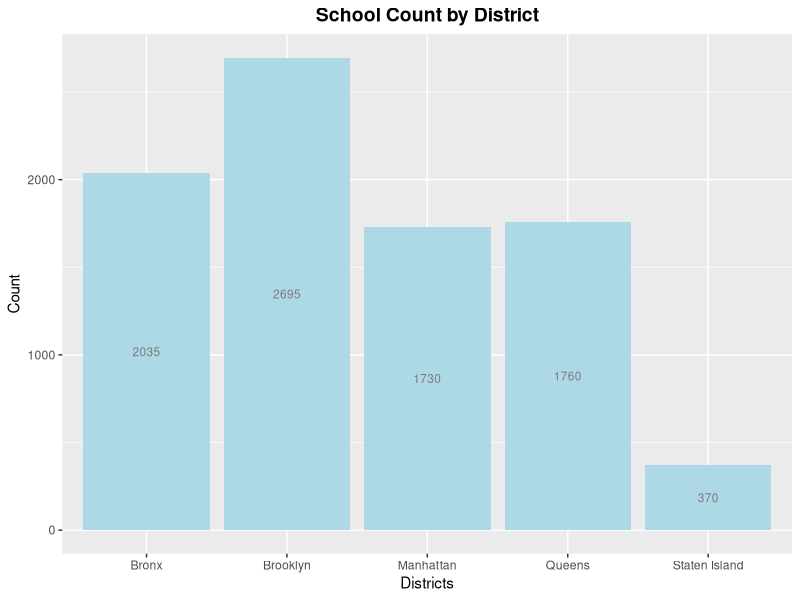
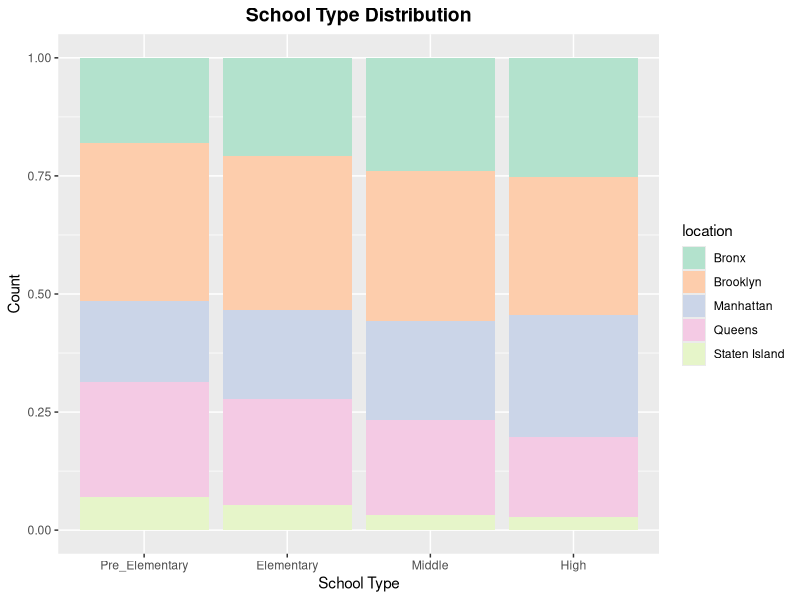

Reproduce these figures in R, in order.
## ---- chunk 1
library(knitr)
library(tidyverse)
library(dplyr)
library(ggplot2)
library(RColorBrewer)
library(sqldf)
school = read.csv("School.csv")
## ---- chunk 2
school <- school %>%
  group_by(School.Name) %>%
  mutate(count = n()) %>%
  filter(count == 5) %>%
  select(-count)
## ---- chunk 3
# loc <- ggplot(data = school, aes(x = Year)) + 
#   geom_bar(stat="count",fill = "lightblue")+
#   facet_wrap(~location,ncol =5)+
#   ggtitle("Number of schools in different Borough by year") + 
#   theme(plot.title = element_text(hjust = 0.5, face  = "bold", size = 14), 
#         axis.text.x = element_text(angle = 30, vjust = 0.5))+
#    xlab("Academic Year")+
#   ylab("Number of schools")
# loc
# 
# dis <-  ggplot(data = school, aes(x = Year,fill = location)) + 
#   geom_bar(stat="count") +
#   ggtitle("2013-2018 Time Series School Count") +
#   theme(plot.title = element_text(hjust = 0.5, face  = "bold", size = 14)) + 
#   xlab("Academic Year")+
#   ylab("Number of schools") 
# dis
## ---- chunk 4
school <- school %>% 
  mutate(location = case_when(
    str_detect(DBN, "K") == TRUE ~ "Brooklyn",
    str_detect(DBN,"X") == TRUE ~ "Bronx",
    str_detect(DBN,"Q") == TRUE ~ "Queens",
    str_detect(DBN,"M") == TRUE ~ "Manhattan",
    str_detect(DBN,"R") == TRUE ~ "Staten Island",
  ))

# school %>%
#   ggplot(mapping = aes(x = location)) +
#   geom_bar(stat = "count", fill = "lightblue") +
#   ggtitle("School Count by District") +
#   xlab("Districts") + ylab("Count") +
#   theme(plot.title = element_text(hjust = 0.5, face = "bold", size = 14))

school %>%
  group_by(location) %>%
  summarise(Count = n()) %>%
  ggplot(mapping = aes(x = location, y = Count)) +
  geom_bar(stat = "identity", fill = "lightblue") +
  ggtitle("School Count by District") +
  xlab("Districts") +
  theme(plot.title = element_text(hjust = 0.5, face = "bold", size = 14)) +
  geom_text(aes(label = Count), position = position_stack(vjust = 0.5), 
            size = 3,color = "grey48")
## ---- chunk 5
school <- rename(school, Grade.PK =Grade.PK..Half.Day...Full.Day. )
## ---- chunk 6
school <- school %>% 
  mutate(is_preschool = case_when(
    Grade.PK > 0 ~ 1,
    T ~ 0
  )) %>% 
  mutate(is_elementary = case_when(
    Grade.K == 0 & Grade.1 == 0 & Grade.2 == 0 &
      Grade.3 == 0 & Grade.4 == 0 & Grade.5 == 0 ~ 0,
    T ~ 1
  )) %>% 
  mutate(is_middle = case_when(
    Grade.6 == 0 & Grade.7 == 0 & Grade.8 == 0 ~ 0,
    T ~ 1
  )) %>% 
  mutate(is_high = case_when(
    Grade.9 == 0 & Grade.10 == 0 & Grade.11 == 0 & Grade.12 == 0 ~ 0,
    T ~ 1
  ))
## ---- chunk 7
count_by_type <- sqldf("select location, Year, sum(is_preschool) as Pre_Elementary,
      sum(is_elementary) as Elementary,
      sum(is_middle) as Middle,
      sum(is_high) as High from school group by location ,Year") %>% 
   pivot_longer(-c(location,Year),names_to ="type", values_to = "num")

count_by_type$type <- factor(count_by_type$type ,levels = c("Pre_Elementary", "Elementary", "Middle", "High"))

type_sch <- count_by_type %>%
  ggplot(mapping = aes(x = type, y = num, fill = location)) +
  geom_bar(stat = "identity", position = "fill") +
  ggtitle("School Type Distribution") +
  xlab("School Type") + ylab("Count") +
  theme(plot.title = element_text(hjust = 0.5, face  = "bold", size = 14))+
  scale_fill_brewer(palette = "Pastel2") 
type_sch
## ---- chunk 8
# type_sch <- ggplot(count_by_type, aes(fill=type, y=num, x=Year)) + 
#     geom_bar(position="dodge", stat="identity")+
#   ggtitle("Number of schools in different type by year") + 
#   theme(plot.title = element_text(hjust = 0.5, face  = "bold", size = 14))+
#    xlab("Academic Year")+
#   ylab("Number of schools") +
#   scale_color_brewer(palette="Dark2")
# type_sch
## ---- chunk 9
#write.csv(school, "school_f.csv", row.names = FALSE)
